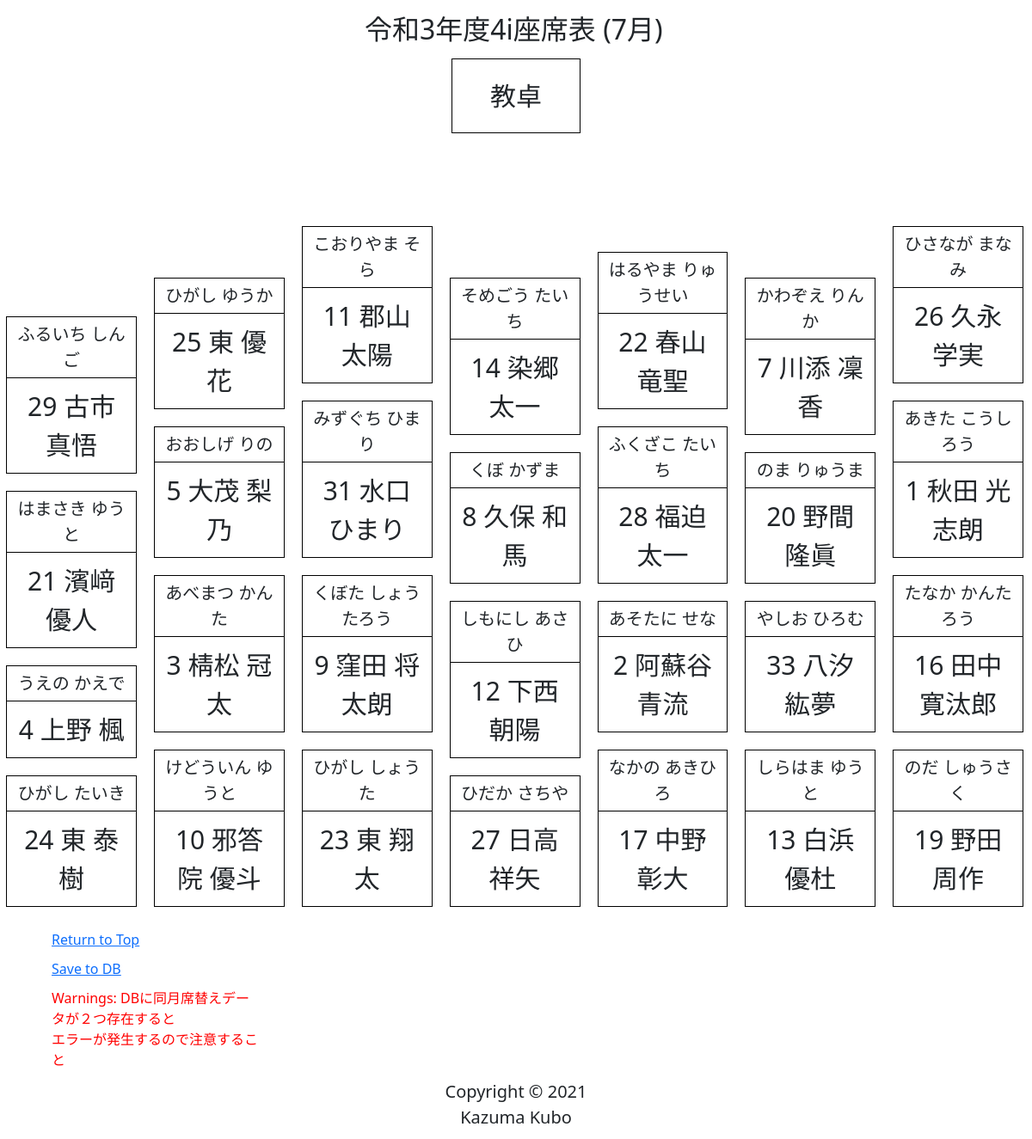
Page /result/ (signed in) on the committed database.
### four_information/models.py (models this page shows, shortened)
class SeatManagement(models.Model):
    seat_number = models.PositiveIntegerField(
        verbose_name='席番号',
        primary_key=True,
        editable=True,
        unique=True,
        help_text='席番号の入力．ユニークな値であること．'
    )
    name = models.ForeignKey(
        'NameManagement',
        verbose_name='名前',
        help_text='座席の指定．シャッフルを行う前に必ず指定しておくこと．',
        on_delete=models.CASCADE,
        null=True,
        blank=True
    )
    lk = models.BooleanField(
        verbose_name='席のロック',
        help_text='固定する人はチェックを入れること．',
        default=0
    )
    weight = models.PositiveIntegerField(
        verbose_name='席の重み',
        help_text='シャッフルの際の席の重みをつけることにより，サーバー処理による乱数発生の偏りを解決する．',
    )

class NameManagement(models.Model):
    student_number = models.PositiveIntegerField(
        verbose_name='出席番号',
        primary_key=True,
        editable=True,
        unique=True,
        help_text='出席番号．ユニークな値であること．'
    )
    last_name = models.CharField(verbose_name='苗字', max_length=30)
    first_name = models.CharField(verbose_name='名前', max_length=30)
    rubi = models.CharField(verbose_name='ふりがな', max_length=60)
    active = models.BooleanField(
        verbose_name='有効化',
        default=1,
        help_text='席替えの有効化の設定．チェックをオフにすると席替えで配置されないので注意．'
    )

### four_information/views.py (the view)
# urls.py: path('result/', DisplaySeat.as_view(), name='Result'),
class DisplaySeat(LoginRequiredMixin, ListView):
    login_url = '/accounts/login/'
    model = SeatManagement
    def get_context_data(self, **kwargs):
        context = super().get_context_data(**kwargs)
        context['date'] = timezone.now()
        return context
    template_name = 'four_information/result.html'

### templates/four_information/result.html (shortened to what this page needs)
{% extends 'base.html' %}
{% load static %}
{% block content %}
    <p class="title">令和3年度4i座席表 ({{ date.month }}月)</p>
    <link rel="stylesheet" href="{% static 'style_result.css' %}">
    <div class="teacher">教卓</div>
    <ul>
        <div class="item white" >
            <li class="rubi"></li>
            <li></li>
        </div>
        {% for name in object_list %}
            <div class="item">
                <li class="rubi">{{ name.name.rubi }}</li>
                <li>{{ name.name.student_number }} {{ name.name.last_name }} {{ name.name.first_name }}</li>
            </div>
        {% endfor %}
    </ul>
    <p><a href="{% url 'Main' %}" >Return to Top</a></p>
    <p><a href="{% url 'SaveDB' %}">Save to DB</a></p>
    <p style="color: red">Warnings: DBに同月席替えデータが２つ存在すると<br>エラーが発生するので注意すること</p>
{% endblock %}

### templates/base.html (shortened to what this page needs)
{% load static %}
<!DOCTYPE html>
<html lang="ja">
<head>
    <link href="https://cdn.jsdelivr.net/npm/bootstrap@5.0.0-beta1/dist/css/bootstrap.min.css" rel="stylesheet"
>
</head>
<body>
{% block content %}
{% endblock %}
<link rel="stylesheet" href="{% static 'base.css' %}">
<footer>
 <small>Copyright &copy; 2021 Kazuma Kubo </small>
</footer>
</body>
</html>

### static/style_result.css (style rules this page uses)
ul { list-style: none; display: flex; flex-wrap: wrap-reverse; flex-direction: column; height: 900px; justify-content: end; -webkit-justify-content: flex-end; align-items: center; }
.item { border: black solid 1px; width: 13%; margin: 10px; }
li { font-size: 30px; text-align: center; padding: 10px; }
.rubi { border-bottom: black solid 1px; font-size: 20px; padding: 5px; }
.white { border: none; }
.white > .rubi { border: none; }
.teacher { border: black solid 1px; width: 5em; margin: 10px auto; padding: 20px; text-align: center; font-size: 30px; }
small { font-size: 20px; }
p { width: 20%; margin: 10px 95% 10px 5%; }
.title { width: 11em; margin: 10px auto; font-size: 2em; }

### static/base.css (style rules this page uses)
small { margin: 10px auto; width: 16%; display: block; text-align: center; }

### rows in the picture
SeatManagement: name.rubi "ひさなが まなみ", name.student_number "26", name.last_name "久永", name.first_name "学実"
SeatManagement: name.rubi "あきた こうしろう", name.student_number "1", name.last_name "秋田", name.first_name "光志朗"
SeatManagement: name.rubi "たなか かんたろう", name.student_number "16", name.last_name "田中", name.first_name "寛汰郎"
SeatManagement: name.rubi "のだ しゅうさく", name.student_number "19", name.last_name "野田", name.first_name "周作"
SeatManagement: name.rubi "かわぞえ りんか", name.student_number "7", name.last_name "川添", name.first_name "凜香"
SeatManagement: name.rubi "のま りゅうま", name.student_number "20", name.last_name "野間", name.first_name "隆眞"
SeatManagement: name.rubi "やしお ひろむ", name.student_number "33", name.last_name "八汐", name.first_name "紘夢"
SeatManagement: name.rubi "しらはま ゆうと", name.student_number "13", name.last_name "白浜", name.first_name "優杜"
SeatManagement: name.rubi "はるやま りゅうせい", name.student_number "22", name.last_name "春山", name.first_name "竜聖"
SeatManagement: name.rubi "ふくざこ たいち", name.student_number "28", name.last_name "福迫", name.first_name "太一"
SeatManagement: name.rubi "あそたに せな", name.student_number "2", name.last_name "阿蘇谷", name.first_name "青流"
SeatManagement: name.rubi "なかの あきひろ", name.student_number "17", name.last_name "中野", name.first_name "彰大"
SeatManagement: name.rubi "そめごう たいち", name.student_number "14", name.last_name "染郷", name.first_name "太一"
SeatManagement: name.rubi "くぼ かずま", name.student_number "8", name.last_name "久保", name.first_name "和馬"
SeatManagement: name.rubi "しもにし あさひ", name.student_number "12", name.last_name "下西", name.first_name "朝陽"
SeatManagement: name.rubi "ひだか さちや", name.student_number "27", name.last_name "日高", name.first_name "祥矢"
SeatManagement: name.rubi "こおりやま そら", name.student_number "11", name.last_name "郡山", name.first_name "太陽"
SeatManagement: name.rubi "みずぐち ひまり", name.student_number "31", name.last_name "水口", name.first_name "ひまり"
SeatManagement: name.rubi "くぼた しょうたろう", name.student_number "9", name.last_name "窪田", name.first_name "将太朗"
SeatManagement: name.rubi "ひがし しょうた", name.student_number "23", name.last_name "東", name.first_name "翔太"
SeatManagement: name.rubi "ひがし ゆうか", name.student_number "25", name.last_name "東", name.first_name "優花"
SeatManagement: name.rubi "おおしげ りの", name.student_number "5", name.last_name "大茂", name.first_name "梨乃"
SeatManagement: name.rubi "あべまつ かんた", name.student_number "3", name.last_name "棈松", name.first_name "冠太"
SeatManagement: name.rubi "けどういん ゆうと", name.student_number "10", name.last_name "邪答院", name.first_name "優斗"
SeatManagement: name.rubi "ふるいち しんご", name.student_number "29", name.last_name "古市", name.first_name "真悟"
SeatManagement: name.rubi "はまさき ゆうと", name.student_number "21", name.last_name "濱﨑", name.first_name "優人"
SeatManagement: name.rubi "うえの かえで", name.student_number "4", name.last_name "上野", name.first_name "楓"
SeatManagement: name.rubi "ひがし たいき", name.student_number "24", name.last_name "東", name.first_name "泰樹"

### other values in the picture
{{ date.month }} "7"
